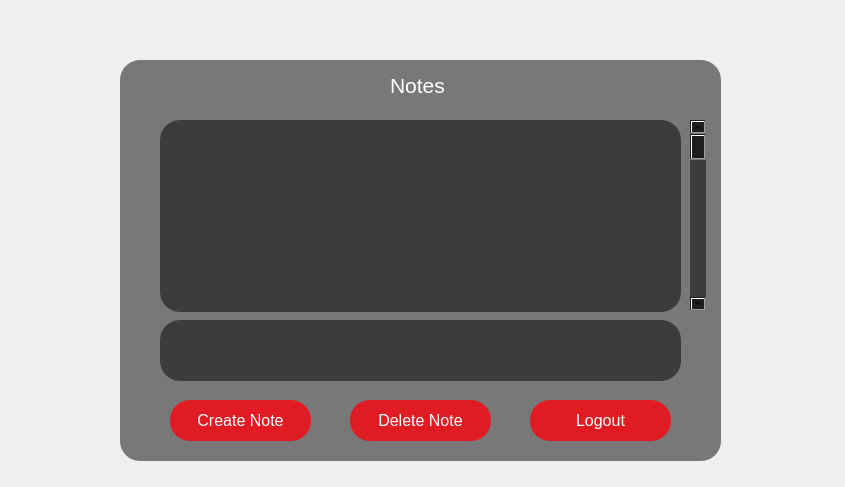
<?xml version="1.0" encoding="UTF-8"?>
<ui version="4.0">
 <class>MainWindow</class>
 <widget class="QMainWindow" name="MainWindow">
  <property name="geometry">
   <rect>
    <x>0</x>
    <y>0</y>
    <width>845</width>
    <height>487</height>
   </rect>
  </property>
  <property name="windowTitle">
   <string>MainWindow</string>
  </property>
  <widget class="QWidget" name="centralwidget">
   <widget class="QLabel" name="label">
    <property name="geometry">
     <rect>
      <x>-10</x>
      <y>-10</y>
      <width>1011</width>
      <height>591</height>
     </rect>
    </property>
    <property name="autoFillBackground">
     <bool>false</bool>
    </property>
    <property name="text">
     <string/>
    </property>
    <property name="scaledContents">
     <bool>true</bool>
    </property>
   </widget>
   <widget class="QFrame" name="frame">
    <property name="geometry">
     <rect>
      <x>120</x>
      <y>60</y>
      <width>601</width>
      <height>401</height>
     </rect>
    </property>
    <property name="styleSheet">
     <string notr="true">background-color: rgba(0, 0, 0, 127); 
border: rgba(0, 0, 0, 127);
border-radius: 20px;</string>
    </property>
    <property name="frameShape">
     <enum>QFrame::StyledPanel</enum>
    </property>
    <property name="frameShadow">
     <enum>QFrame::Raised</enum>
    </property>
    <widget class="QLabel" name="label_2">
     <property name="geometry">
      <rect>
       <x>270</x>
       <y>10</y>
       <width>61</width>
       <height>31</height>
      </rect>
     </property>
     <property name="font">
      <font>
       <family>Noto Sans Khmer UI</family>
       <pointsize>16</pointsize>
       <weight>9</weight>
       <italic>false</italic>
       <bold>false</bold>
      </font>
     </property>
     <property name="styleSheet">
      <string notr="true">background-color: rgba(0, 0, 0, 0); 
border: rgba(0, 0, 0, 0);
font: 75 16pt &quot;Noto Sans Khmer UI&quot;;
color: rgb(255, 255, 255);</string>
     </property>
     <property name="text">
      <string>Notes</string>
     </property>
    </widget>
    <widget class="QPushButton" name="button_register">
     <property name="geometry">
      <rect>
       <x>230</x>
       <y>340</y>
       <width>141</width>
       <height>41</height>
      </rect>
     </property>
     <property name="font">
      <font>
       <pointsize>12</pointsize>
       <weight>50</weight>
       <bold>false</bold>
      </font>
     </property>
     <property name="styleSheet">
      <string notr="true">background-color: rgb(224, 27, 36);
color: rgb(255, 255, 255);</string>
     </property>
     <property name="text">
      <string>Delete Note</string>
     </property>
    </widget>
    <widget class="QListWidget" name="note_list">
     <property name="geometry">
      <rect>
       <x>40</x>
       <y>60</y>
       <width>521</width>
       <height>192</height>
      </rect>
     </property>
     <property name="styleSheet">
      <string notr="true">font: 75 12pt &quot;Noto Sans Khmer UI&quot;;
color: rgb(255, 255, 255);</string>
     </property>
    </widget>
    <widget class="QScrollBar" name="verticalScrollBar">
     <property name="geometry">
      <rect>
       <x>570</x>
       <y>60</y>
       <width>16</width>
       <height>191</height>
      </rect>
     </property>
     <property name="orientation">
      <enum>Qt::Vertical</enum>
     </property>
    </widget>
    <widget class="QPushButton" name="button_register_2">
     <property name="geometry">
      <rect>
       <x>50</x>
       <y>340</y>
       <width>141</width>
       <height>41</height>
      </rect>
     </property>
     <property name="font">
      <font>
       <pointsize>12</pointsize>
       <weight>50</weight>
       <bold>false</bold>
      </font>
     </property>
     <property name="styleSheet">
      <string notr="true">background-color: rgb(224, 27, 36);
color: rgb(255, 255, 255);</string>
     </property>
     <property name="text">
      <string>Create Note</string>
     </property>
    </widget>
    <widget class="QLineEdit" name="note_box">
     <property name="geometry">
      <rect>
       <x>40</x>
       <y>260</y>
       <width>521</width>
       <height>61</height>
      </rect>
     </property>
     <property name="styleSheet">
      <string notr="true">font: 75 12pt &quot;Noto Sans Khmer UI&quot;;
color: rgb(255, 255, 255);</string>
     </property>
    </widget>
    <widget class="QPushButton" name="button_logout">
     <property name="geometry">
      <rect>
       <x>410</x>
       <y>340</y>
       <width>141</width>
       <height>41</height>
      </rect>
     </property>
     <property name="font">
      <font>
       <pointsize>12</pointsize>
       <weight>50</weight>
       <bold>false</bold>
      </font>
     </property>
     <property name="styleSheet">
      <string notr="true">background-color: rgb(224, 27, 36);
color: rgb(255, 255, 255);</string>
     </property>
     <property name="text">
      <string>Logout</string>
     </property>
    </widget>
   </widget>
   <widget class="QLabel" name="label_5">
    <property name="geometry">
     <rect>
      <x>-3</x>
      <y>-3</y>
      <width>861</width>
      <height>501</height>
     </rect>
    </property>
    <property name="text">
     <string/>
    </property>
    <property name="pixmap">
     <pixmap>pebble.jpeg</pixmap>
    </property>
    <property name="scaledContents">
     <bool>true</bool>
    </property>
   </widget>
   <zorder>label_5</zorder>
   <zorder>label</zorder>
   <zorder>frame</zorder>
  </widget>
 </widget>
 <resources/>
 <connections/>
</ui>
